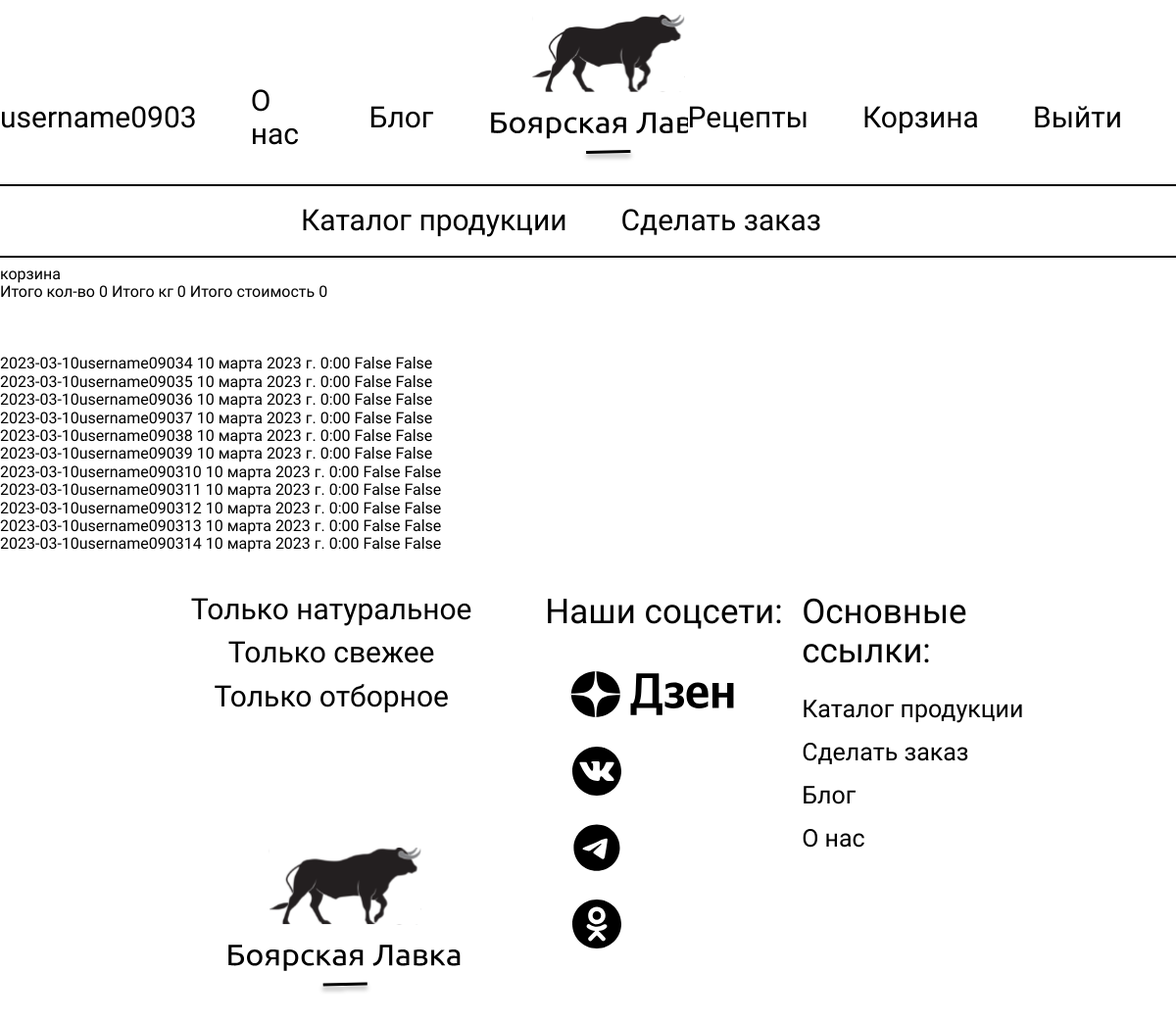
The page /lk (signed in) on the database its author committed.
### butcher_shop_app/models.py (models this page shows, shortened)
class Order(models.Model):
    my_id = models.CharField(max_length=250)
    created = models.DateTimeField()
    is_processed = models.BooleanField(default=False)
    user = models.ForeignKey(User, null=True, on_delete=models.SET_NULL)
    phone_number = models.CharField(max_length=20)
    address = models.TextField()
    delivery_date = models.DateTimeField()
    comment = models.TextField()
    total_cost = models.PositiveIntegerField(default=0, null=True)
    total_items = models.PositiveIntegerField(default=0)
    total_kgs = models.PositiveIntegerField(default=0)

### butcher_shop_app/views.py (the view)
# urls.py: path("lk", lk_view, name="lk"),
@login_required(login_url='http://127.0.0.1:8000/login')
def lk_view(request):
    context = {}
    context.update(get_cart_sum_count_kgs(request))
    cart = GoodsInShoppingCart.objects.filter(user=request.user)
    context["cart"] = cart
    context["cart_len"] = len(cart)
    orders = Order.objects.filter(user=request.user)
    context["orders"] = orders
    context["orders_len"] = len(orders)
    return render(request, "butcher_shop_app/lk.html", context)

### butcher_shop_app/views.py (called while the page is built, shortened)
def get_cart_sum_count_kgs(request):
    cart_info = {}
    products_count_kg = 0
    total_cost = 0
    count = 0
    if request.user.is_authenticated:
        cart = GoodsInShoppingCart.objects.filter(user=request.user)
        for product in cart:
            count += 1
            products_count_kg += product.count
            total_cost += products_count_kg * product.product.cost
    cart_info["products_count_kg"] = products_count_kg
    cart_info["total_cost"] = total_cost
    cart_info["product_count"] = count
    return cart_info

### butcher_shop_app/Templates/butcher_shop_app/lk.html (shortened to what this page needs)
{% extends 'butcher_shop_app/base.html' %}
{% block content %}
корзина
{% include "butcher_shop_app/cart_base.html" %}
<br>
<br>
<br>
{% for order in orders %}
{{order.my_id}}
{{order.created}}
{{order.is_processed}}
{{order.is_processed}}
<br>
{% endfor %}
{% endblock %}

### butcher_shop_app/Templates/butcher_shop_app/base.html (shortened to what this page needs)
<!DOCTYPE html>
<html>
<head>
    {% load static %}
    <link href="{% static 'butcher_shop_app/css/style.css' %}" rel="stylesheet" type="text/css"/>
    <link href="{% static 'butcher_shop_app/css/normalize.min.css' %}" rel="stylesheet" type="text/css"/>
</head>
<header>
    <nav class="header__nav">
        {% if request.user.is_authenticated == False %}
        <a href="{% url 'registrations' %}">Регистрация</a>
        {% else %}
        <a href="{% url 'lk' %}">{{request.user}}</a>
        {% endif %}
        <a href="#">О нас</a>
        <a href="{% url 'blog_list' %}">Блог</a>
        <a class="logo" href="{% url 'index' %}"></a>
        <a href="{% url 'receipts' %}">Рецепты</a>
        <a href="{% url 'shopping_cart' %}">Корзина</a>
        {% if request.user.is_authenticated == False %}
        <a href="{% url 'login'%}">Войти</a>
        {% else %}
        <a href="{% url 'logout'%}">Выйти</a>
        {% endif %}
    </nav>
    <hr class="header__line"/>
    <nav class="header__nav">
        <a class="second__nav__a" href="{% url 'product_list' %}">Каталог продукции</a>
        <a class="second__nav__a" href="{% url 'order_create' %}">Сделать заказ</a>
    </nav>
    <hr class="header__line"/>
</header>
<body>
{% block content %}
{%endblock%}
</body>
<footer>
  <div class="logo_block">
    <div class="logo__links">
      <p>Только натуральное</p>
      <p>Только свежее</p>
      <p>Только отборное</p>
    </div>
    <div class="footer__logo"></div>
  </div>
  <div class="soc_block">
    <div class="soc__header">Наши соцсети:</div>
    <div class="dzen"></div>
    <div class="vk"></div>
    <div class="telega"></div>
    <div class="ok"></div>
  </div>
  <div class="link_block">
    <div class="link__header">Основные ссылки:</div>
    <a class="link_block__link" href="{% url 'product_list' %}">Каталог продукции</a>
    <a class="link_block__link" href="{% url 'order_create' %}">Сделать заказ</a>
    <a class="link_block__link" href="{% url 'blog_list' %}">Блог</a>
    <a class="link_block__link">О нас</a>
  </div>
</footer>
</html>

### butcher_shop_app/static/butcher_shop_app/css/style.css (style rules this page uses)
html { height: 100%; width: 100%; max-width: 1500px; margin-right: auto; margin-left: auto; font-family: Ubuntu; font-weight: 400; }
a { text-decoration: none; color: inherit; }
::placeholder { color: #009833; }
header { margin-right: auto; margin-left: auto; width: 100%; }
.header__nav { display: flex; justify-content:center; align-items: center; }
.header__nav a { padding-right: 55px; padding-top: 60px; font-size: 30px; }
.header__nav .logo { margin-right: auto; margin-left: auto; padding-right: 0px; width:240px; height: 120px; background: url("../img/logo.svg") no-repeat 1px; }
.header__line { border: 1px solid #000000; }
.header__nav .second__nav__a { padding-top: 0; margin-top: 10px; margin-bottom: 10px; }
footer { height: 500px; width:80%; margin: 0 auto; display: flex; }
.logo_block { display: inline-block; position: relative; height: 100%; width: 50%; margin-bottom: 50px; }
.logo__links { margin-top: 30px; }
.logo_block p { padding-top: 10px; display: block; font-size: 30px; text-align: center; margin: 0; }
.soc_block { display: inline-block; position: relative; height: 100%; width: 30%; margin-bottom: 50px; }
.link_block { position: relative; display: inline-block; width: 30%; height: 100%; margin-bottom: 50px; }
.footer__logo { position: absolute; bottom: 50px; left: 25%; width:300px; height: 150px; background: url("../img/logo.svg") no-repeat 1px; }
.dzen { height: 107px; width: 220px; background: url("../img/dzen.svg") no-repeat 0px ; }
.vk { padding-left: 5px; width: 50px; height: 50px; margin-left: 28px; margin-bottom: 28px; background: url("../img/vk.svg")no-repeat; }
.telega { width: 50px; height: 50px; margin-left: 28px; margin-bottom: 28px; background: url("../img/telega.svg")no-repeat; }
.ok { width: 50px; height: 50px; margin-left: 28px; background: url("../img/ok.svg") no-repeat; }
.soc__header, .link__header { padding-top: 40px; font-size: 35px; padding-bottom: 10px; }
.link_block__link { margin-top: 15px; display: block; font-size: 25px; }

### rows shown on the page
Order: my_id "2023-03-10username09034", created "10 марта 2023 г. 0:00", is_processed "False"
Order: my_id "2023-03-10username09035", created "10 марта 2023 г. 0:00", is_processed "False"
Order: my_id "2023-03-10username09036", created "10 марта 2023 г. 0:00", is_processed "False"
Order: my_id "2023-03-10username09037", created "10 марта 2023 г. 0:00", is_processed "False"
Order: my_id "2023-03-10username09038", created "10 марта 2023 г. 0:00", is_processed "False"
Order: my_id "2023-03-10username09039", created "10 марта 2023 г. 0:00", is_processed "False"
Order: my_id "2023-03-10username090310", created "10 марта 2023 г. 0:00", is_processed "False"
Order: my_id "2023-03-10username090311", created "10 марта 2023 г. 0:00", is_processed "False"
Order: my_id "2023-03-10username090312", created "10 марта 2023 г. 0:00", is_processed "False"
Order: my_id "2023-03-10username090313", created "10 марта 2023 г. 0:00", is_processed "False"
Order: my_id "2023-03-10username090314", created "10 марта 2023 г. 0:00", is_processed "False"

### other values the page prints
{{ request.user }} "username0903"
{{ product_count }} "0"
{{ products_count_kg }} "0"
{{ total_cost }} "0"
